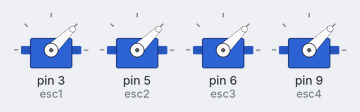
The sketch below on a simulated Arduino Uno, built with avr-gcc and run on an emulated ATmega328P. Parts: 4 × servo.

Above: at 6.1 s.
Timing chart, 0 to 7.6 s (numbered marks = the images above):
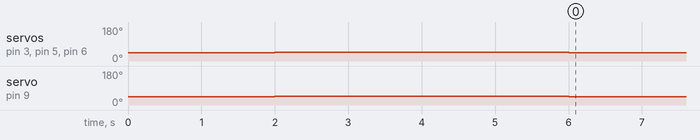

Measured:
- by itself, servo on pin 3 (esc1), servo on pin 5 (esc2), servo on pin 6 (esc3): 44° → 46° at 2.0 s, → 44° 4.0 s later
- by itself, servo on pin 9 (esc4): 44° → 46° at 2.0 s, → 45° 4.0 s later

The sketch:

test_pornire.ino
```cpp
#include <Servo.h>

Servo esc1, esc2, esc3, esc4;

void setup() {
  esc1.attach(3);
  esc2.attach(5);
  esc3.attach(6);
  esc4.attach(9);

  // Armare ESC-uri (semnal minim)
  esc1.writeMicroseconds(1000);
  esc2.writeMicroseconds(1000);
  esc3.writeMicroseconds(1000);
  esc4.writeMicroseconds(1000);
  delay(2000); // Așteaptă armarea

  // Setare turatie hover (ex: 1250)
  esc1.writeMicroseconds(1020);
  esc2.writeMicroseconds(1020);
  esc3.writeMicroseconds(1020);
  esc4.writeMicroseconds(1020); // Ajustare pentru ESC diferit
  delay(4000); // Motoarele merg 4 secunde

  // Oprire motoare
  esc1.writeMicroseconds(1000);
  esc2.writeMicroseconds(1000);
  esc3.writeMicroseconds(1000);
  esc4.writeMicroseconds(1010);
}

void loop() {
  // Nimic de făcut după
}
```
